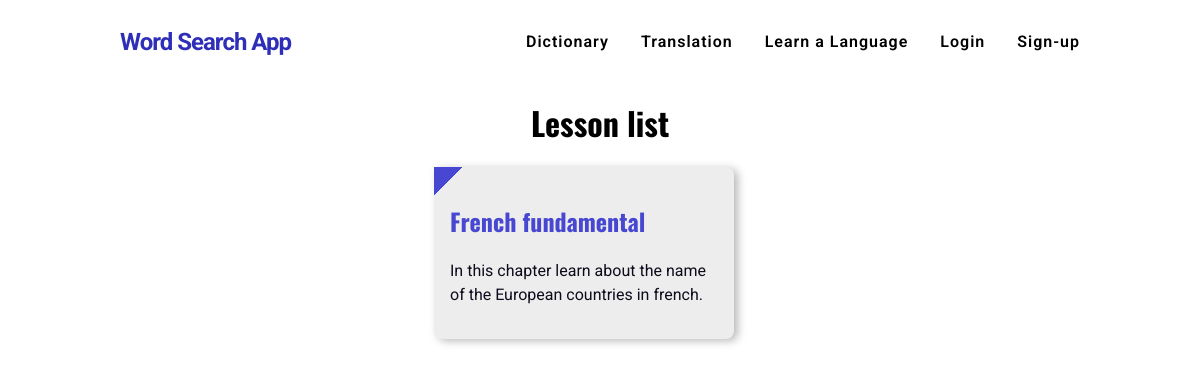
/curriculum/2/french_fundamental/, run on the app's committed database.
### curriculum/models.py (models this page shows, shortened)
class Lesson(models.Model):
    lesson_id = models.CharField(max_length=100, unique=True)
    Standard = models.ForeignKey(Standard, on_delete=models.CASCADE)
    created_by = models.ForeignKey(User,on_delete=models.CASCADE)
    created_at = models.DateTimeField(auto_now_add=True)
    subject = models.ForeignKey(Subject, on_delete=models.CASCADE,related_name='lessons')
    name = models.CharField(max_length=250)
    position = models.PositiveSmallIntegerField(verbose_name="Chapter no.")
    slug = models.SlugField(null=True, blank=True)
    video = models.CharField(max_length=500, blank=True)
    description = models.TextField(max_length=500,blank=True)
    class Meta:
        ordering = ['position']

### curriculum/views.py (the view)
# urls.py: path('<str:standard>/<slug:slug>/', views.LessonListView.as_view(), name='lesson_list'),
class LessonListView(DetailView):
    context_object_name = 'subjects'
    model = Subject
    template_name = 'curriculum/lesson_list_view.html'

### curriculum/templates/curriculum/lesson_list_view.html
{% extends 'Login/base.html' %}
{% load static %}
{% block content %}
  <main class="lesson-list">
    <h1>Lesson list</h1>
    <div class="lesson-list__container">
      {% for lesson in subjects.lessons.all %}
        <div class="lesson-list__block">
          <a href ="{% url 'curriculum:lesson_detail' slug=lesson.slug subject=subjects.slug standard=lesson.Standard.slug %}">
          <h2>
              {{lesson.name}}
          </h2>
          <p>{{lesson.description}}</p>
        </a>
        </div>
      {% endfor %}
    </div>
  </main>
{% endblock%}

### Login/static/Login/css/master.css (style rules this page uses)
* { box-sizing: border-box; }
html { scroll-behavior: smooth; }
body { margin: 0; font-family: "Roboto", sans-serif; font-weight: 400; }
h1, h2 { font-family: "Oswald", sans-serif; }
a { color: inherit; display: inline-block; text-decoration: none; }
.standard-list, .lesson-list, .subject-list { text-align: center; width: 80%; margin: 2rem auto; }
.standard-list__container, .lesson-list__container, .subject-list__container { text-align: left; display: flex; flex-wrap: wrap; }
.standard-list__block, .lesson-list__block, .subject-list__block { max-width: 300px; background-color: rgba(26, 26, 26, 0.08); background: linear-gradient(135deg, #4747d1 0px, #4747d1 20px, rgba(26, 26, 26, 0.08) 20px); margin: 0 2rem 2rem 0; padding: 1rem; border-radius: 0 0.5rem 0.5rem; box-shadow: 4px 2px 8px rgba(26, 26, 26, 0.3); transition: 0.3s linear all; }
.standard-list__block a, .lesson-list__block a, .subject-list__block a { text-decoration: none; }
.standard-list__block h2, .lesson-list__block h2, .subject-list__block h2 { color: #4747d1; }
.standard-list__block p, .lesson-list__block p, .subject-list__block p { line-height: 1.5; color: #0c0c1d; }
.lesson-list__container { justify-content: space-around; }

### data on the page
Lesson: name "French fundamental", description "In this chapter learn about the name of the European countries in french."
